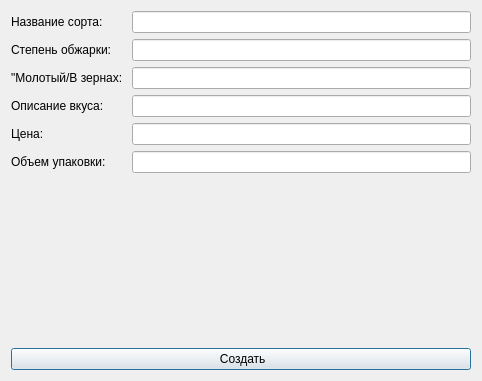
<?xml version="1.0" encoding="UTF-8"?>
<ui version="4.0">
 <class>Dialog</class>
 <widget class="QDialog" name="Dialog">
  <property name="geometry">
   <rect>
    <x>0</x>
    <y>0</y>
    <width>482</width>
    <height>381</height>
   </rect>
  </property>
  <property name="windowTitle">
   <string>Dialog</string>
  </property>
  <layout class="QVBoxLayout" name="verticalLayout">
   <item>
    <layout class="QFormLayout" name="formLayout">
     <item row="0" column="0">
      <widget class="QLabel" name="label">
       <property name="text">
        <string>Название сорта: </string>
       </property>
      </widget>
     </item>
     <item row="0" column="1">
      <widget class="QLineEdit" name="nameLabel"/>
     </item>
     <item row="1" column="0">
      <widget class="QLabel" name="label_2">
       <property name="text">
        <string>Степень обжарки:</string>
       </property>
      </widget>
     </item>
     <item row="1" column="1">
      <widget class="QLineEdit" name="roastLabel"/>
     </item>
     <item row="3" column="0">
      <widget class="QLabel" name="label_3">
       <property name="text">
        <string>&quot;Молотый/В зернах: </string>
       </property>
      </widget>
     </item>
     <item row="3" column="1">
      <widget class="QLineEdit" name="groundLabel"/>
     </item>
     <item row="5" column="0">
      <widget class="QLabel" name="label_4">
       <property name="text">
        <string>Описание вкуса:</string>
       </property>
      </widget>
     </item>
     <item row="5" column="1">
      <widget class="QLineEdit" name="flavorLabel"/>
     </item>
     <item row="6" column="0">
      <widget class="QLabel" name="label_5">
       <property name="text">
        <string>Цена: </string>
       </property>
      </widget>
     </item>
     <item row="6" column="1">
      <widget class="QLineEdit" name="priceLabel"/>
     </item>
     <item row="8" column="0">
      <widget class="QLabel" name="label_6">
       <property name="text">
        <string>Объем упаковки:</string>
       </property>
      </widget>
     </item>
     <item row="8" column="1">
      <widget class="QLineEdit" name="volumeLabel"/>
     </item>
    </layout>
   </item>
   <item>
    <widget class="QLabel" name="status_lable">
     <property name="text">
      <string/>
     </property>
    </widget>
   </item>
   <item>
    <widget class="QPushButton" name="pushButton">
     <property name="text">
      <string> Создать</string>
     </property>
    </widget>
   </item>
   <item>
    <layout class="QHBoxLayout" name="horizontalLayout"/>
   </item>
  </layout>
 </widget>
 <resources/>
 <connections/>
</ui>
